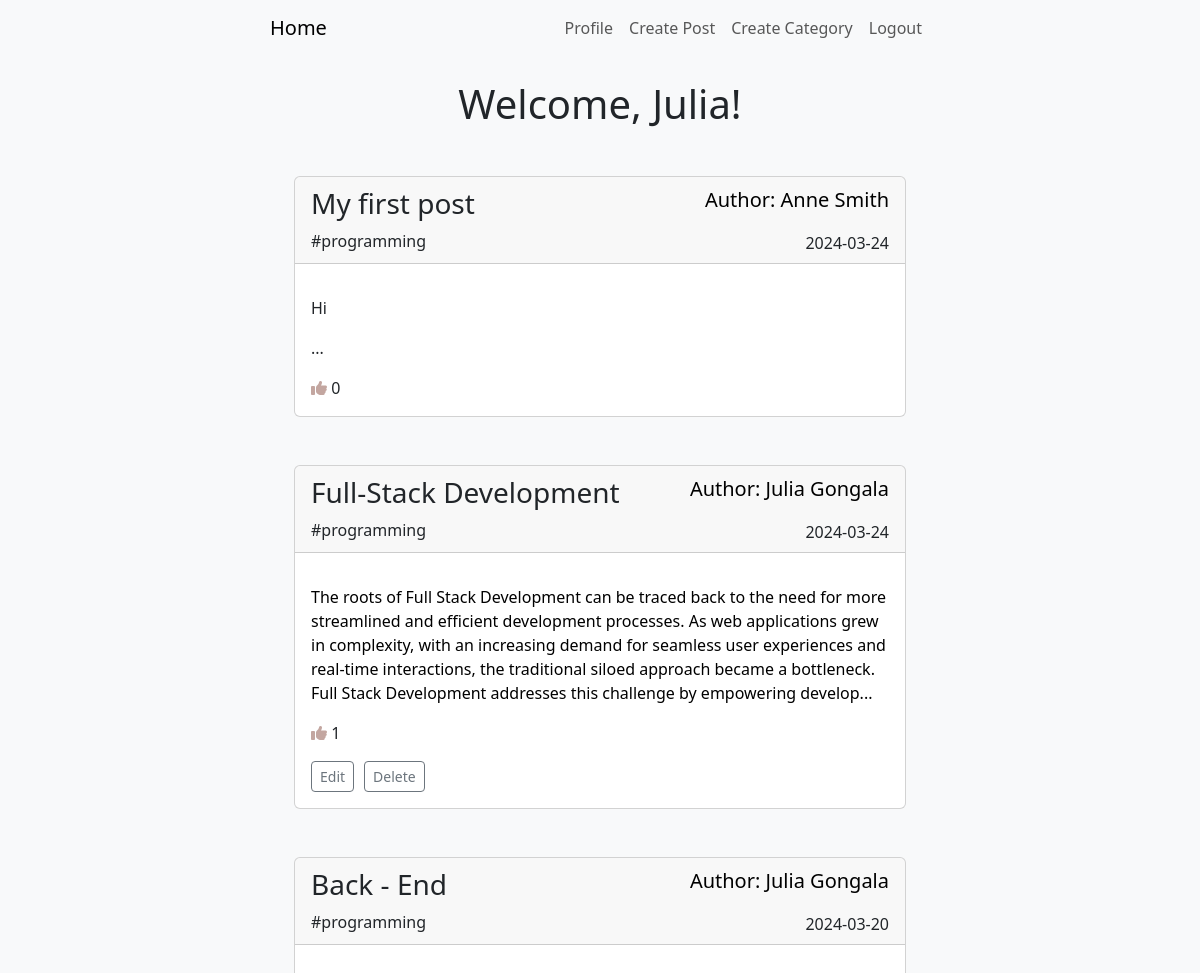
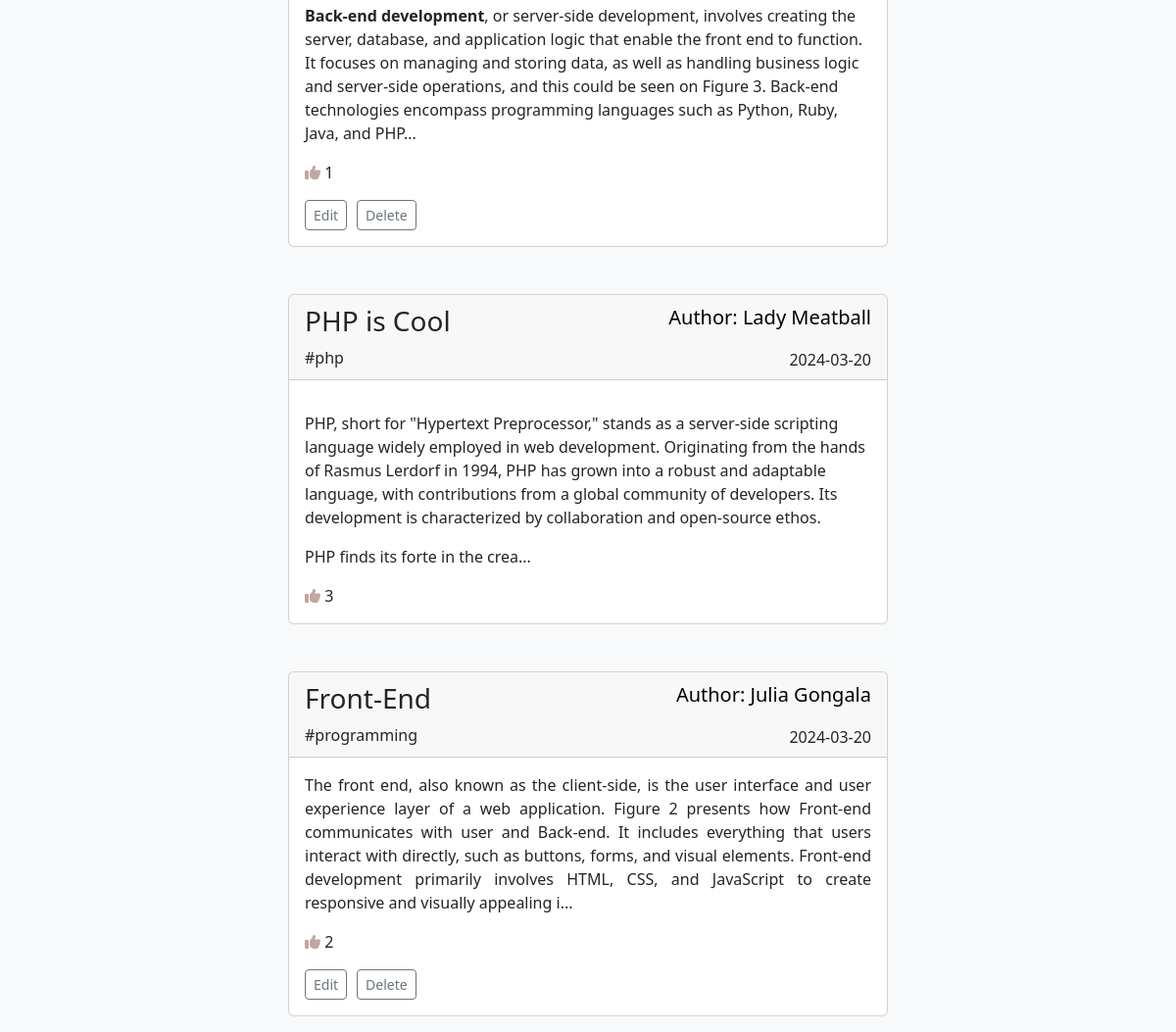
The app's page / (signed in) with its own data (2 pictures, top to bottom).
### advancedBlog/models.py (models this page shows, shortened)
class Post(models.Model):
    author = models.ForeignKey(User, on_delete=models.CASCADE)
    title = models.CharField(max_length = 150)
    tag = models.CharField(max_length = 150)
    like = models.ManyToManyField(User, related_name='blogPost')
    category = models.CharField(max_length = 150)
    image = models.ImageField(null=True, blank=True, upload_to="images/")
    description = RichTextField(blank=True, null=True)
    date_created = models.DateTimeField(auto_now_add = True)
    date_updated = models.DateTimeField(auto_now = True)

### advancedBlog/views.py (the view)
# urls.py: path('', Home.as_view(), name='home'),
class Home(ListView):
    model = Post
    template_name = 'home.html'
    ordering = ['-date_updated']

### advancedBlog/templates/home.html (shortened to what this page needs)
{% extends "base.html" %}
{% load static %}
{% block content%}
<div class="container">
  {% if user.is_authenticated %}
    <h1 class="my-4 text-center fw-light">Welcome, {{ user.first_name }}!</h1>
  {% endif %}
  {% for post in object_list %}
    <div class="card mb-3 mt-5">
      <div class="card-header d-flex justify-content-between align-items-center">
        <div>
          <a class="card-title" style="text-decoration: none;" href="{% url 'postDetails' post.pk %}">
            <h3 class="fw-light">{{ post.title }}</h3>
          </a>
          <a class="card-title" style="text-decoration: none;" href="{% url 'categoryFilter' post.category|slugify %}">
            <p class="card-text fw-light mb-0 fs-10">
                #{{ post.category }}
            </p>
          </a>
        </div>
        <div class="text-end">
        <p class="card-text fw-light text-decoration-none text-black fs-5">
          Author: {{ post.author.first_name }} {{ post.author.last_name }}
        </p>
          <p class="card-text fw-light mb-0 fs-10">
            {{ post.date_created|date:'Y-m-d' }}
          </p>
        </div>
      </div>
      <div class="card-body">
        <p class="card-text" align="justify">{{ post.description|slice:"400" | safe}}...</p>
        <i class="fa-solid fa-thumbs-up" style="color: #c3a6a0;"></i>
        {{post.like.count}}
        {% if request.user.is_authenticated and post.author == request.user %}
          <div class="mt-3 d-flex">
            <a href="{% url 'editPost' post.pk %}">
              <button class="btn btn-outline-secondary btn-sm edit-btn" type="submit">
                Edit
              </button>
            </a>
            <form method="POST" action="{% url 'deletePost' post.id %}" class="mr-2">
              <button class="btn btn-outline-secondary btn-sm" type="submit">
                Delete
              </button>
            </form>
          </div>
        {% endif %}
      </div>
    </div>
  {% endfor %}
</div>
{% endblock %}

### advancedBlog/templates/base.html (style rules this page uses)
.edit-btn, .heart-btn { margin-right: 10px; }

### records on screen
Post: title "My first post", category "programming", author.first_name "Anne", author.last_name "Smith", date_created "2024-03-24", description "Hi", like.count "0"
Post: title "Full-Stack Development", category "programming", author.first_name "Julia", author.last_name "Gongala", date_created "2024-03-24", description "The roots of Full Stack Development can be traced back to the need for more streamlined and efficient development processes. As web applications grew in complexity, with an increasing demand for seamless user experiences and real-time interactions, the traditional siloed approach became a bottleneck. Full Stack Development addresses this challenge by empowering develop", like.count "1", shows "Edit"
Post: title "Back - End", category "programming", author.first_name "Julia", author.last_name "Gongala", date_created "2024-03-20", description "Back-end development , or server-side development, involves creating the server, database, and application logic that enable the front end to function. It focuses on managing and storing data, as well as handling business logic and server-side operations, and this could be seen on Figure 3. Back-end technologies encompass programming languages such as Python, Ruby, Java, and PHP", like.count "1", shows "Edit"
Post: title "PHP is Cool", category "php", author.first_name "Lady", author.last_name "Meatball", date_created "2024-03-20", description "PHP, short for \"Hypertext Preprocessor,\" stands as a server-side scripting language widely employed in web development. Originating from the hands of Rasmus Lerdorf in 1994, PHP has grown into a robust and adaptable language, with contributions from a global community of developers. Its development is characterized by collaboration and open-source ethos. PHP finds its forte in the crea", like.count "3"
Post: title "Front-End", category "programming", author.first_name "Julia", author.last_name "Gongala", date_created "2024-03-20", description "The front end, also known as the client-side, is the user interface and user experience layer of a web application. Figure 2 presents how Front-end communicates with user and Back-end. It includes everything that users interact with directly, such as buttons, forms, and visual elements. Front-end development primarily involves HTML, CSS, and JavaScript to create responsive and visually appealing i", like.count "2", shows "Edit"

### other values on screen
{{ user.first_name }} "Julia"
